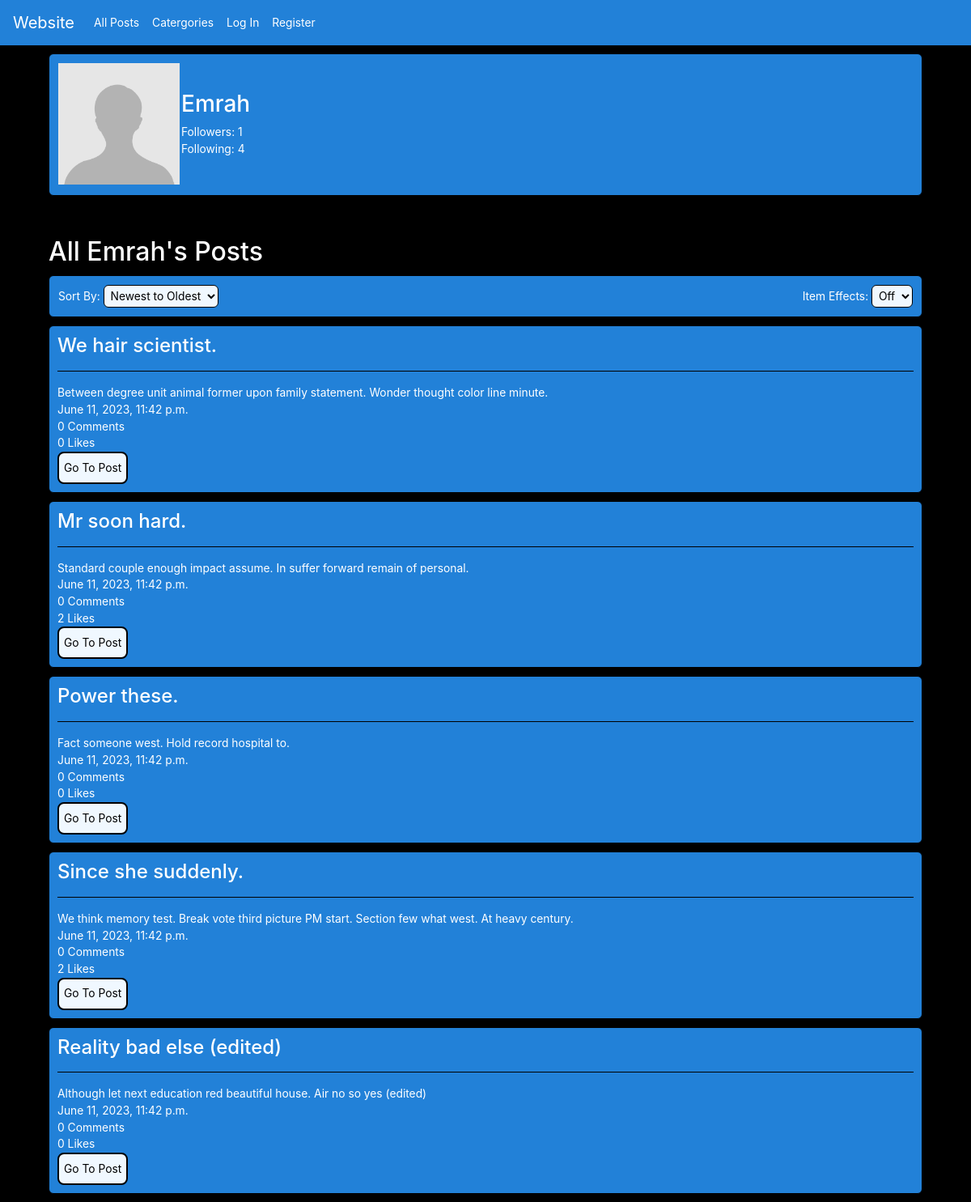
The page /profile/Emrah on the database its author committed.
### network/models.py (models this page shows, shortened)
class User(AbstractUser):
    id = models.AutoField(primary_key=True)
    username = models.CharField(unique=True, max_length=26)
    avatar = models.ImageField(upload_to='network/images/', default='network/images/default.jpeg', unique=False)
    datetime_joined = models.DateTimeField(default=timezone.now)

class Post(models.Model):
    post = models.AutoField(primary_key=True)
    title = models.CharField(max_length=200, blank=False, null=False)
    text = models.CharField(max_length=2000, blank=False, null=False)
    user = models.ForeignKey('User', on_delete=models.CASCADE, related_name="post_poster")
    likes = models.ManyToManyField('User', blank=True, related_name="post_ikers")
    comments = models.ForeignKey('Comment', blank=True, null=True, on_delete=models.CASCADE, related_name="post_comments")
    category = models.CharField(max_length=20, choices=CATEGORY_CHOICES, default='general')
    upload_time = models.DateTimeField(default=timezone.now)

### network/views.py (the view)
# urls.py: path("profile/<str:username>", views.profile, name="profile"),
def profile(request, username):
    user = User.objects.get(username = username)
    user_following = UserFollow.objects.filter(user = user)
    user_followers = UserFollow.objects.filter(is_now_following = user)
    sort = request.GET.get('sort')
    user_info  = {
        'id': user.id,
        'username': user.username,
        'following': len(user_following),
        'followers': len(user_followers),
        'avatar': user.avatar
    }
    following = UserFollow.objects.filter(user = user).values('is_now_following')
    followers = UserFollow.objects.filter(is_now_following = user).values('user')
    following_users = []
    for follow in following:
        current_user = User.objects.get(id = follow['is_now_following'])
        following_users.append(
            {
                'username': current_user.username,
                'id': current_user.id
            }
        )
    follower_users = []
    for follow in followers:
        current_user = User.objects.get(id = follow['user'])
        follower_users.append(
            {
                'username': current_user.username,
                'id': current_user.id
            }
        )
    posts = Post.objects.filter(user = user).annotate(like_count=Count('likes')).values('like_count', 'post', 'comments', 'category', 'upload_time', 'title', 'text', 'user')
    likers = Post.objects.filter(user = user).values_list('likes__username', flat=True)
    for post in posts:
        post['comments_count'] = 0
        post['liked'] = False
        if post.get('like_count') != 0:
            if request.user.username in likers:
                post['liked'] = True
        if post.get('comments') != None:
            post['comments_count'] = len(post.get('comments'))
    return render(request, "network/profile.html", {
        'posts': posts,
        'user_info': user_info,
        'following_users': following_users,
        'follower_users': follower_users,
        'sort': sort
    })

### network/templatetags/myfilter.py (called while the page is built)
@register.filter
def sort_posts(posts, sort):
    if sort == "new_old":
        return sorted(posts, key=lambda post: post.get('upload_time'), reverse=True)
    elif sort == "old_new":
        return sorted(posts, key=lambda post: post.get('upload_time'))
    elif sort == "most_likes":
        return sorted(posts, key=lambda post: post.get('like_count'), reverse=True)
    elif sort == "least_likes":
        return sorted(posts, key=lambda post: post.get('like_count'))
    elif sort == "most_comments":
        return sorted(posts, key=lambda post: post.get('comments_count'), reverse=True)
    elif sort == "least_comments":
        return sorted(posts, key=lambda post: post.get('comments_count'))
    else:
        return posts

### network/templates/network/profile.html (shortened to what this page needs)
{% extends "network/layout.html" %}
{% load myfilter %}
{% load static %}
{% block body %}
    <div id="profile_posts">
        <div id="user_info">
            <table>
                <tr>
                    <td>
                        <img src="{% static user_info.avatar %}" alt="My Image" width="150"></img>
                    </td>
                    <td>
                        <h3>{{ user_info.username }}</h3>
                        <p><span id="open_followers">Followers: {{ user_info.followers }}</span></p>
                        <p><span id="open_following">Following: {{ user_info.following }}</span></p>
                    </td>
                </tr>
                <tr>
                    <td>
                    </td>
                </tr>
            </table>
        </div>
        {% if user.username == user_info.username %}
        <h2>All My Posts</h2>
        {% else %}
        <h2>All {{ user_info.username }}'s Posts</h2>
        {% endif %}
        <div id="filters">
            <table>
                <tr>
                    <td id="row1">
                        <p style="display:inline">Sort By:</p>
                        <select id="sort">
                            <option selected value="new_old">Newest to Oldest</option>
                        </select>
                    </td>
                    <td id="row2">
                        <p style="display:inline">Item Effects:</p>
                        <select id="item_effects">
                            <option selected value="off">Off</option>
                        </select>
                    </td>
                </tr>
            </table>
        </div>
        {% for post in posts|sort_posts:sort %}
        <div class="profile_post" id='profile_post{{ forloop.counter }}'>
            <h4>{{ post.title }}</h4>
            <hr>
            <p>{{ post.text }}</p>
            <p>{{ post.upload_time }}</p>
            <p>{{ post.comments_count }} Comments</p>
            {% if user.is_anonymous %}
            <p>{{ post.like_count }} Likes</p>
            {% endif %}
            <button type="button" id="gtp_button" data-postid="{{ post.post }}">Go To Post</button>
        </div>
        {% endfor %}
    </div>
{% endblock %}

### network/static/network/styles.css (style rules this page uses)
body { font-size: 1.15vw; background-color: black; color: white; }
body button { background-color: aliceblue; border-radius: 8px; border-style: solid; border-color: black; height: 5vh; }
body hr { background-color: black; }
#profile_posts { margin: 10px auto 10px auto; width: 90vw; }
#profile_posts .profile_post { background-color: rgb(34, 129, 216); width: 100%; margin: 10px 0; padding: 10px; border: 1px solid black; border-radius: 6px; }
#profile_posts #user_info { background-color: rgb(34, 129, 216); }
#profile_posts #user_info table { width: 20%; }
#profile_posts #filters { background-color: rgb(34, 129, 216); width: 100%; margin: 10px auto; padding: 10px; border: 1px solid black; border-radius: 6px; }
#profile_posts p { margin: 0; }
#user_info { padding: 10px; border: 1px solid black; border-radius: 6px; margin-bottom: 50px; }
#filters { background-color: rgb(34, 129, 216); width: 90%; margin: 10px 5%; padding: 10px; border: 1px solid black; border-radius: 6px; }
#filters #row2 { text-align: right; }
#filters table { width: 100%; }
#filters td { width: 50%; }
#filters select { padding: 4px; border-radius: 6px; background-color: aliceblue; border: 1px solid black; }

### rows shown on the page
User: avatar (placeholder picture), username "Emrah"
Post: title "We hair scientist.", text "Between degree unit animal former upon family statement. Wonder thought color line minute.", upload_time "June 11, 2023, 11:42 p.m.", comments_count "0", like_count "0"
Post: title "Mr soon hard.", text "Standard couple enough impact assume. In suffer forward remain of personal.", upload_time "June 11, 2023, 11:42 p.m.", comments_count "0", like_count "2"
Post: title "Power these.", text "Fact someone west. Hold record hospital to.", upload_time "June 11, 2023, 11:42 p.m.", comments_count "0", like_count "0"
Post: title "Since she suddenly.", text "We think memory test. Break vote third picture PM start. Section few what west. At heavy century.", upload_time "June 11, 2023, 11:42 p.m.", comments_count "0", like_count "2"
Post: title "Reality bad else (edited)", text "Although let next education red beautiful house. Air no so yes (edited)", upload_time "June 11, 2023, 11:42 p.m.", comments_count "0", like_count "0"

### other values the page prints
{{ user_info.followers }} "1"
{{ user_info.following }} "4"
